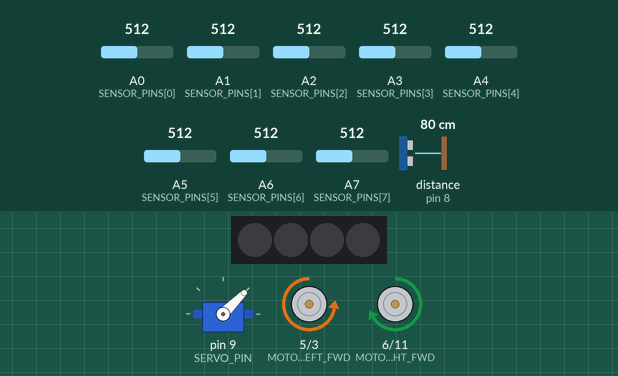
A sketch run on a simulated Arduino Nano, built with avr-gcc and run on an emulated ATmega328P. On the bench: 4 RGB LEDs in strip order, left to right, servo, motor-driver pin pairs drawn as motors (green arrow = first pin HIGH = forward, orange = second pin HIGH = backward, longer = more drive). Wiring (inferred from the names in the program): ultrasonic range finder: trigger pin 7; echo pin 8; servo: signal pin 9. The test bench sets the inputs (shaded band); at power-on: A0 (SENSOR_PINS[0]) = 512, A3 (SENSOR_PINS[3]) = 512, A4 (SENSOR_PINS[4]) = 512, A1 (SENSOR_PINS[1]) = 512, A2 (SENSOR_PINS[2]) = 512, A5 (SENSOR_PINS[5]) = 512, A6 (SENSOR_PINS[6]) = 512, A7 (SENSOR_PINS[7]) = 512, distance to the obstacle (sensor on pin 8) 80 cm. The echo pulse lasts 58.3 µs per cm; servo pulses on a pin are drawn as a servo (544–2400 µs = 0–180°).

Above: at 4.2 s.
4.3 s: A0 (SENSOR_PINS[0]) set to 788
At 4.57 s:
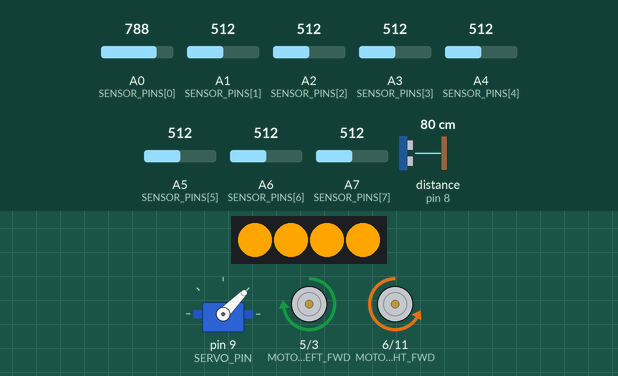
7.3 s: A0 (SENSOR_PINS[0]) set to 810
At 7.9 s:
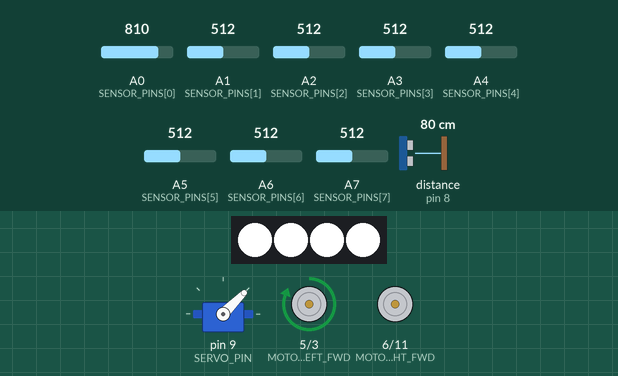
8.8 s: A3 (SENSOR_PINS[3]) set to 787
10.3 s: A3 (SENSOR_PINS[3]) set to 816
At 11.3 s:
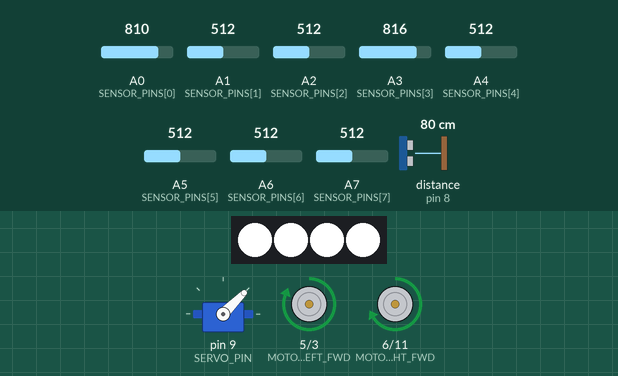
11.8 s: A4 (SENSOR_PINS[4]) set to 789
13.3 s: A4 (SENSOR_PINS[4]) set to 809
At 13.7 s:
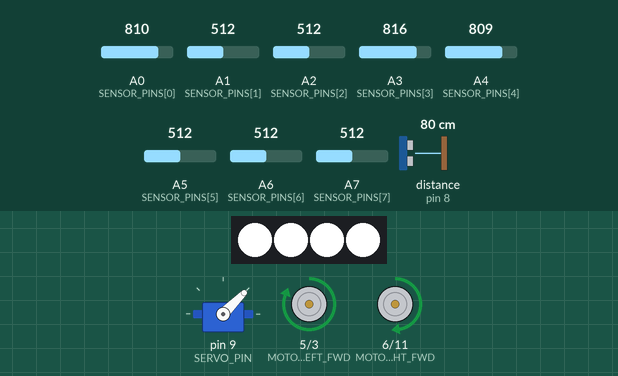
Timing chart, 0 to 15.8 s (numbered marks = the images above; inputs shaded):
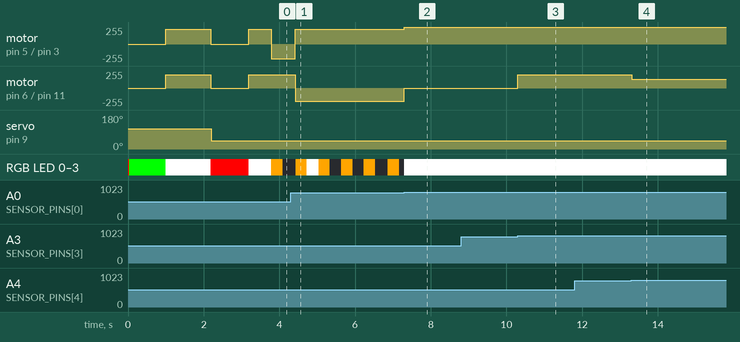

Measured:
- the behaviour switches between 800 and 801 on A0 (SENSOR_PINS[0]) (found by bisection; images 1 and 2)
- the behaviour switches between 800 and 801 on A3 (SENSOR_PINS[3]) (found by bisection; images 2 and 3)
- the behaviour switches between 800 and 801 on A4 (SENSOR_PINS[4]) (found by bisection; images 3 and 4)
- after the input at 7.3 s, motor on pin 5 (MOTOR_LEFT_FWD) / pin 3 (MOTOR_LEFT_BACK): forward 224/255 → forward 255/255 at once; motor on pin 6 (MOTOR_RIGHT_FWD) / pin 11 (MOTOR_RIGHT_BACK): backward 200/255 → stopped at once
- after the input at 8.8 s, every drawn part: stays the same
- after the input at 10.3 s, motor on pin 6 (MOTOR_RIGHT_FWD) / pin 11 (MOTOR_RIGHT_BACK): stopped → forward 200/255 at once
- after the input at 11.8 s, every drawn part: stays the same
- after the input at 13.3 s, motor on pin 6 (MOTOR_RIGHT_FWD) / pin 11 (MOTOR_RIGHT_BACK): forward 200/255 → forward 128/255 at once

The sketch:

BB008_GameOnLineFollowingTrack.ino
```cpp
//BattleBot-BB008
//Game on : Line Following Track
//Jenjira Huaisai Student 		ID.5681502
//Michael O. Boateng Student 	ID.5598168
//First-Year IT Program Students NHL Stenden Hogeschool

#include <Adafruit_NeoPixel.h>

//NEOPIXEL
#define LED_PIN 12
#define LED_COUNT 4
Adafruit_NeoPixel pixels(LED_COUNT, LED_PIN, NEO_GRB + NEO_KHZ800);

unsigned long lastBlinkTime = 0;
bool blinkState = false;
#define BLINK_INTERVAL 300

//CHANGE 1: TURN FLAG
bool isTurning = false;

//  MOTOR PINS
#define MOTOR_LEFT_BACK  3
#define MOTOR_LEFT_FWD   5
#define MOTOR_RIGHT_BACK 11
#define MOTOR_RIGHT_FWD  6

//SERVO
#define SERVO_PIN 9
#define SERVO_OPEN_PULSE 1700
#define SERVO_CLOSE_PULSE 1000

//ULTRASONIC
#define TRIG_PIN 7
#define ECHO_PIN 8
#define FLAG_DISTANCE_THRESHOLD 12
#define OBSTACLE_DISTANCE 12

//SPEED
#define LEFT_SPEED 224
#define RIGHT_SPEED 200

//TIMINGS
#define DRIVE_TIME 1180
#define DRIVE_2_TIME 600
#define SERVO_TIME 1000
#define TURN_TIME 620

#define BACK_TIME 300
#define BACK_TIME_2 800

//OBSTACLE TIMING
#define TURN90    680
#define SIDE_STEP 700
#define PASS_TIME 1650

//LINE SENSOR
const int SENSOR_PINS[8] = {A0,A1,A2,A3,A4,A5,A6,A7};
int sensorValues[8];
int weights[8] = {-3500,-2500,-1500,-500,500,1500,2500,3500};
#define BLACK_THRESHOLD 800

//END DETECTION
unsigned long blackStartTime = 0;
bool onBlack = false;
#define BLACK_TIME_THRESHOLD 180

//AVOID RECOVERY
unsigned long avoidEndTime = 0;
#define AVOID_IGNORE_TIME 800

//LINE MEMORY
int lastError = 0;

//STATE MACHINE
enum RobotState
{
  WAIT_FOR_FLAG,
  OPEN_1,
  DRIVE_1,
  GRAB_CONE,
  DRIVE_2,
  TURN_LEFT,
  LINE_FOLLOW,

  AVOID_TURN_RIGHT,
  AVOID_FORWARD_1,
  AVOID_TURN_LEFT_1,
  AVOID_FORWARD_2,
  AVOID_TURN_LEFT_2,
  AVOID_FORWARD_3,
  AVOID_TURN_RIGHT_2,

  STOPPED,
  DRIVE_BACKWARD,
  OPEN_2,
  DRIVE_BACKWARD_2
};

RobotState state = WAIT_FOR_FLAG;

//TIMERS
unsigned long stateTimer = 0;
unsigned long servoTimer = 0;

//FLAGS
bool hasReversed = false;

//SERVO
int servoPulse = SERVO_OPEN_PULSE;

//LED SYSTEM
void setColor(uint8_t r, uint8_t g, uint8_t b)
{
  for (int i = 0; i < LED_COUNT; i++)
    pixels.setPixelColor(i, pixels.Color(r, g, b));
  pixels.show();
}

void handleBlink(uint8_t r, uint8_t g, uint8_t b)
{
  if (millis() - lastBlinkTime > BLINK_INTERVAL)
  {
    lastBlinkTime = millis();
    blinkState = !blinkState;
  }

  if (blinkState) setColor(r,g,b);
  else setColor(0,0,0);
}

//ULTRASONIC
long readDistance()
{
  digitalWrite(TRIG_PIN, LOW);
  delayMicroseconds(5);
  digitalWrite(TRIG_PIN, HIGH);
  delayMicroseconds(10);
  digitalWrite(TRIG_PIN, LOW);

  long duration = pulseIn(ECHO_PIN, HIGH, 30000);
  if (duration == 0) return -1;

  return duration * 0.034 / 2;
}

bool isFlagPresent()
{
  int detected = 0;
  for (int i = 0; i < 3; i++)
  {
    long d = readDistance();
    if (d > 0 && d <= FLAG_DISTANCE_THRESHOLD) detected++;
    delay(3);
  }
  return detected >= 2;
}

bool isObstacle()
{
  long d = readDistance();
  return (d > 0 && d < OBSTACLE_DISTANCE);
}

//SERVO
void updateServo()
{
  if (millis() > servoTimer)
  {
    servoTimer = millis() + 20;
    digitalWrite(SERVO_PIN, HIGH);
    delayMicroseconds(servoPulse);
    digitalWrite(SERVO_PIN, LOW);
  }
}

void openGripper()
{
  servoPulse = SERVO_OPEN_PULSE;
  if (!isTurning) setColor(0,255,0);
}

void closeGripper()
{
  servoPulse = SERVO_CLOSE_PULSE;
}

//MOTOR
void driveForward()
{
  if (!isTurning) setColor(255,255,255);

  analogWrite(MOTOR_LEFT_FWD, LEFT_SPEED);
  analogWrite(MOTOR_LEFT_BACK, 0);
  analogWrite(MOTOR_RIGHT_FWD, RIGHT_SPEED);
  analogWrite(MOTOR_RIGHT_BACK, 0);
}

void driveBackward()
{
  if (!isTurning) setColor(255,255,255);

  analogWrite(MOTOR_LEFT_FWD, 0);
  analogWrite(MOTOR_LEFT_BACK, LEFT_SPEED);
  analogWrite(MOTOR_RIGHT_FWD, 0);
  analogWrite(MOTOR_RIGHT_BACK, RIGHT_SPEED);
}

//CHANGE 2
void pivotRight()
{
  isTurning = true;
  handleBlink(255,165,0);

  analogWrite(MOTOR_LEFT_FWD, LEFT_SPEED);
  analogWrite(MOTOR_LEFT_BACK, 0);
  analogWrite(MOTOR_RIGHT_FWD, 0);
  analogWrite(MOTOR_RIGHT_BACK, RIGHT_SPEED);
}

void pivotLeft()
{
  isTurning = true;
  handleBlink(255,165,0);

  analogWrite(MOTOR_LEFT_FWD, 0);
  analogWrite(MOTOR_LEFT_BACK, LEFT_SPEED);
  analogWrite(MOTOR_RIGHT_FWD, RIGHT_SPEED);
  analogWrite(MOTOR_RIGHT_BACK, 0);
}

void stopMotors()
{
  if (!isTurning) setColor(255,0,0);

  analogWrite(MOTOR_LEFT_FWD, 0);
  analogWrite(MOTOR_LEFT_BACK, 0);
  analogWrite(MOTOR_RIGHT_FWD, 0);
  analogWrite(MOTOR_RIGHT_BACK, 0);
}

//LINE FOLLOW
void lineFollow()
{
  if (!isTurning) setColor(255,255,255);

  if (millis() - avoidEndTime > AVOID_IGNORE_TIME)
  {
    if (isObstacle())
    {
      stopMotors();
      state = AVOID_TURN_RIGHT;
      stateTimer = millis();
      onBlack = false;
      return;
    }
  }

  long position = 0;
  int total = 0;

  for (int i = 0; i < 8; i++)
  {
    sensorValues[i] = analogRead(SENSOR_PINS[i]);
    if (sensorValues[i] > BLACK_THRESHOLD)
    {
      position += weights[i];
      total++;
    }
  }

  int blackSensors = 0;
  for (int i = 0; i < 8; i++)
    if (sensorValues[i] > BLACK_THRESHOLD) blackSensors++;

  if (blackSensors == 8)
  {
    if (!onBlack)
    {
      onBlack = true;
      blackStartTime = millis();
    }

    if (millis() - blackStartTime > BLACK_TIME_THRESHOLD)
    {
      stopMotors();
      state = STOPPED;
      stateTimer = millis();
      return;
    }
  }
  else
  {
    onBlack = false;
  }

  if (total == 0)
  {
    if (lastError < 0) pivotLeft();
    else pivotRight();
    return;
  }

  int error = position / total;
  lastError = error;

  int baseSpeed = (abs(error) < 400) ? 255 : (abs(error) < 1200 ? 200 : 150);
  int correction = error / 16;

  int leftSpeed = constrain(baseSpeed - correction, 0, 255);
  int rightSpeed = constrain(baseSpeed + correction, 0, 255);

  analogWrite(MOTOR_LEFT_FWD, leftSpeed);
  analogWrite(MOTOR_RIGHT_FWD, rightSpeed);
  analogWrite(MOTOR_LEFT_BACK, 0);
  analogWrite(MOTOR_RIGHT_BACK, 0);
}

//SETUP
void setup()
{
  pinMode(MOTOR_LEFT_BACK, OUTPUT);
  pinMode(MOTOR_LEFT_FWD, OUTPUT);
  pinMode(MOTOR_RIGHT_BACK, OUTPUT);
  pinMode(MOTOR_RIGHT_FWD, OUTPUT);

  digitalWrite(MOTOR_LEFT_BACK, LOW);
  digitalWrite(MOTOR_LEFT_FWD, LOW);
  digitalWrite(MOTOR_RIGHT_BACK, LOW);
  digitalWrite(MOTOR_RIGHT_FWD, LOW);

  pinMode(SERVO_PIN, OUTPUT);
  pinMode(TRIG_PIN, OUTPUT);
  pinMode(ECHO_PIN, INPUT);

  pixels.begin();
  pixels.clear();
  pixels.show();

  stopMotors();
}

//LOOP
void loop()
{
  unsigned long now = millis();

  //CHANGE 3
  isTurning = false;

  updateServo();

  switch (state)
  {
    case WAIT_FOR_FLAG:
      if (!isFlagPresent())
      {
        stateTimer = now;
        state = OPEN_1;
      }
      break;

    case OPEN_1:
      openGripper();
      if (now - stateTimer > SERVO_TIME)
      {
        stateTimer = now;
        state = DRIVE_1;
      }
      break;

    case DRIVE_1:
      driveForward();
      if (now - stateTimer > DRIVE_TIME)
      {
        stopMotors();
        stateTimer = now;
        state = GRAB_CONE;
      }
      break;

    case GRAB_CONE:
      closeGripper();
      if (now - stateTimer > SERVO_TIME)
      {
        stateTimer = now;
        state = DRIVE_2;
      }
      break;

    case DRIVE_2:
      driveForward();
      if (now - stateTimer > DRIVE_2_TIME)
      {
        stopMotors();
        stateTimer = now;
        state = TURN_LEFT;
      }
      break;

    case TURN_LEFT:
      pivotLeft();
      if (now - stateTimer > TURN_TIME)
      {
        stopMotors();
        state = LINE_FOLLOW;
      }
      break;

    case LINE_FOLLOW:
      lineFollow();
      break;

    //AVOID STATES
    case AVOID_TURN_RIGHT:
      pivotRight();
      if (now - stateTimer > TURN90)
      {
        stateTimer = now;
        state = AVOID_FORWARD_1;
      }
      break;

    case AVOID_FORWARD_1:
      driveForward();
      if (now - stateTimer > SIDE_STEP)
      {
        stateTimer = now;
        state = AVOID_TURN_LEFT_1;
      }
      break;

    case AVOID_TURN_LEFT_1:
      pivotLeft();
      if (now - stateTimer > TURN90)
      {
        stateTimer = now;
        state = AVOID_FORWARD_2;
      }
      break;

    case AVOID_FORWARD_2:
      driveForward();
      if (now - stateTimer > PASS_TIME)
      {
        stateTimer = now;
        state = AVOID_TURN_LEFT_2;
      }
      break;

    case AVOID_TURN_LEFT_2:
      pivotLeft();
      if (now - stateTimer > TURN90)
      {
        stateTimer = now;
        state = AVOID_FORWARD_3;
      }
      break;

    case AVOID_FORWARD_3:
      driveForward();
      if (now - stateTimer > SIDE_STEP)
      {
        stateTimer = now;
        state = AVOID_TURN_RIGHT_2;
      }
      break;

    case AVOID_TURN_RIGHT_2:
      pivotRight();
      if (now - stateTimer > TURN90)
      {
        avoidEndTime = now;
        state = LINE_FOLLOW;
      }
      break;

    case STOPPED:
      stopMotors();
      if (!hasReversed && now - stateTimer > 500)
      {
        hasReversed = true;
        stateTimer = now;
        state = DRIVE_BACKWARD;
      }
      break;

    case DRIVE_BACKWARD:
      driveBackward();
      if (now - stateTimer > BACK_TIME)
      {
        stopMotors();
        stateTimer = now;
        state = OPEN_2;
      }
      break;

    case OPEN_2:
      openGripper();
      if (now - stateTimer > SERVO_TIME)
      {
        stateTimer = now;
        state = DRIVE_BACKWARD_2;
      }
      break;

    case DRIVE_BACKWARD_2:
      driveBackward();
      if (now - stateTimer > BACK_TIME_2)
      {
        stopMotors();
        state = STOPPED;
      }
      break;
  }
}
```
